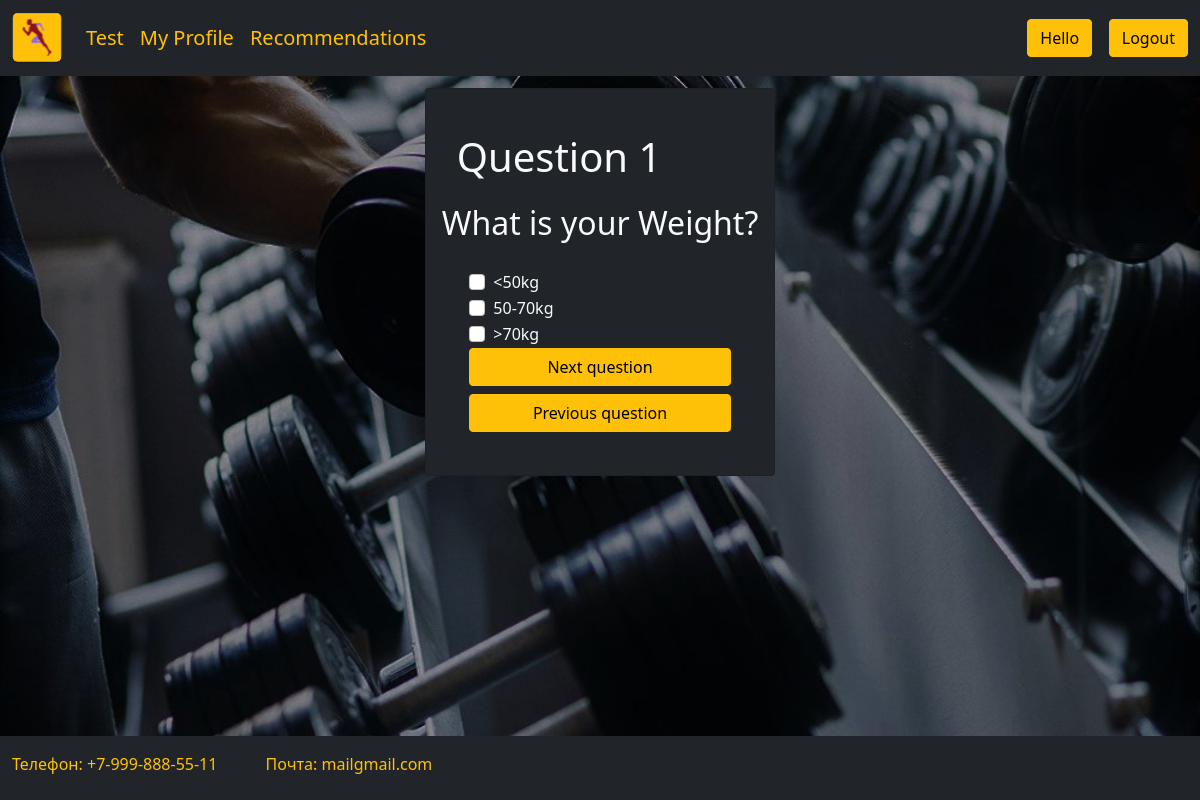
/test/1 (signed in), run on the app's committed database.
### tables.py (models this page shows, shortened)
class Tests(db.Model):
    id = db.Column("id", db.Integer, primary_key=True)
    text = db.Column(db.String(1000))

class Answers(db.Model):
    _id = db.Column("id", db.Integer, primary_key=True)
    text = db.Column(db.String(100))
    question_id = db.Column(db.Integer)
    value = db.Column(db.Integer)

### app.py (the view, shortened to what this page needs)
@app.route('/test/<index>', methods=["POST", "GET"])
def test(index):
    index = int(index)
    print(index)
    if index < 1:
        return redirect("/test/1")
    next_btn_text = "Next question"
    prev_btn_text = "Previous question"
    questions = db.session.query(Tests).all()
    if index == len(questions):
        next_btn_text = "Finish"
    if index > len(questions):
        return redirect("/done")
    question = questions[index - 1]
    pos_answers = db.session.query(Answers).filter(Answers.question_id == question.id).all()
    print(request)
    print(session["id"])
    if "name" in session:
        session["last_test"] = index
        return render_template("test.html", index=index, n_index=index + 1, p_index=index - 1,
                               question=question.text, pos_answers=pos_answers,
                               next_btn_text=next_btn_text, prev_btn_text=prev_btn_text)
    else:
        return redirect(url_for("login"))

### templates/test.html (shortened to what this page needs)
{% extends "header_base.html" %}
{% block css_links %}
<link rel="stylesheet" href="{{ url_for('static',filename='/css/tests.css') }}">
{% endblock %}
{% block main %}
<div class="card mt-5 bg-dark text-light">
    <div class="card-body">
        <main class="form-question">
            <h1>Question {{ index|int }}</h1>
        </main>
        <h2>{{ question }}</h2>
        <main class="form-variants">
            <form action="{{ '/test/' + (index|string) }}" id='a' method="POST">
                {% for i in range(pos_answers|length) %}
                <div class="form-check">
                    <input class="form-check-input" type="checkbox" value="{{ pos_answers[i].text }}" name="{{ 'check' +(i|string) }}" id="{{ 'check'+(i|string) }}" onchange="function checkout_others(id={{ i|string }}) {
                            let i ;
                            for (let y = 0; y < {{ pos_answers|length }}; y ++){
                            i = document.getElementById('check'+y);
                            if ('check'+id !== i.id){
                            i.checked = false;
                            }
                            }
                            }
                            checkout_others()">
                    <label class="form-check-label" for="flexCheckDefault">
                        {{ pos_answers[i].text }}
                    </label>
                </div>
                {% endfor %}
                <div class="d-grid gap-2 mx-auto">
                    <button type="submit" class="btn btn-warning" formaction="{{ "
                    /test/"+ (n_index|string) }}" >{{ next_btn_text}}</button>
                    <button type="submit" class="btn btn-warning" formaction="{{ "
                    /test/"+ (p_index|string) }}">{{ prev_btn_text}}</button>
                </div>
            </form>
        </main>
    </div>
</div>
{% endblock %}

### static/css/signin.css (style rules this page uses)
html, body { height: 100%; }
body { display: flex; align-items: center; padding-top: 40px; padding-bottom: 40px; background-color: #f5f5f5; }

### static/css/dbstyle.css (style rules this page uses)
.db_bg_main_color { background: #d1ccc5; }
body { display: flex; flex-direction: column; align-items: center; padding-bottom: 40px; color: #ffffff; }
.db_main_beackpic { background: url("../../static/img/main pic.jpg"); background-repeat: no-repeat; background-size: cover; }

### static/css/tests.css (style rules this page uses)
html, body { height: 100%; }
body { display: flex; flex-direction: column; align-items: center; padding-top: 40px; padding-bottom: 40px; background-color: #f5f5f5; }
.form-question { width: 100%; max-width: 330px; padding: 15px; margin-top: 4%; }
.form-variants { padding: 15px; margin: 4%; }

### data on the page
Tests: text "What is your Weight?"
Answers: text "<50kg"
Answers: text "50-70kg"
Answers: text ">70kg"

### other printed values
{{ index|int }} "1"
{{ next_btn_text }} "Next question"
{{ prev_btn_text }} "Previous question"
